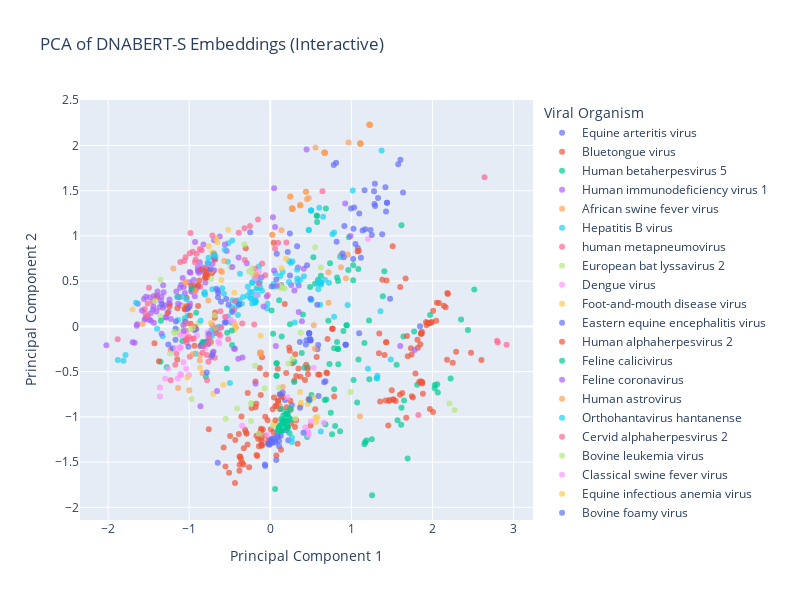

The code cell stored with this chart in its notebook:
### Code cell
import pandas as pd
from sklearn.decomposition import PCA
import plotly.express as px

# 1) Compute PCA
pca = PCA(n_components=2)
pca_result = pca.fit_transform(embeddings)

# 2) Build a DataFrame for Plotly
df_pca = pd.DataFrame({
    "PC1": pca_result[:, 0],
    "PC2": pca_result[:, 1],
    # If you have string labels:
    "Organism": df["GBSeq_organism"].iloc[:len(pca_result)].values,
    # Or use numeric codes:
    # "Organism": labels_encoded
})

# 3) Plot with Plotly Express
fig = px.scatter(
    df_pca,
    x="PC1",
    y="PC2",
    color="Organism",
    title="PCA of DNABERT-S Embeddings (Interactive)",
    labels={"PC1": "Principal Component 1", "PC2": "Principal Component 2"}
)

# Optional styling
fig.update_traces(marker=dict(size=6, opacity=0.7))
fig.update_layout(legend_title_text="Viral Organism", width=800, height=600)

fig.show()
